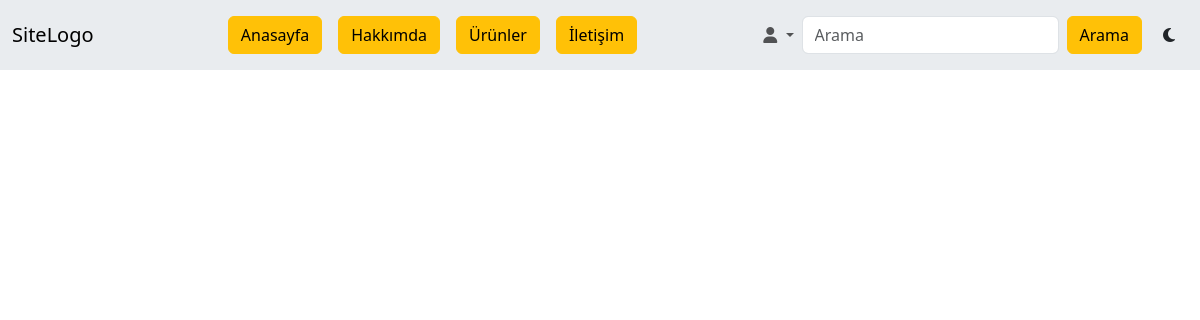
Before: /urunlerimiz with the older database file.
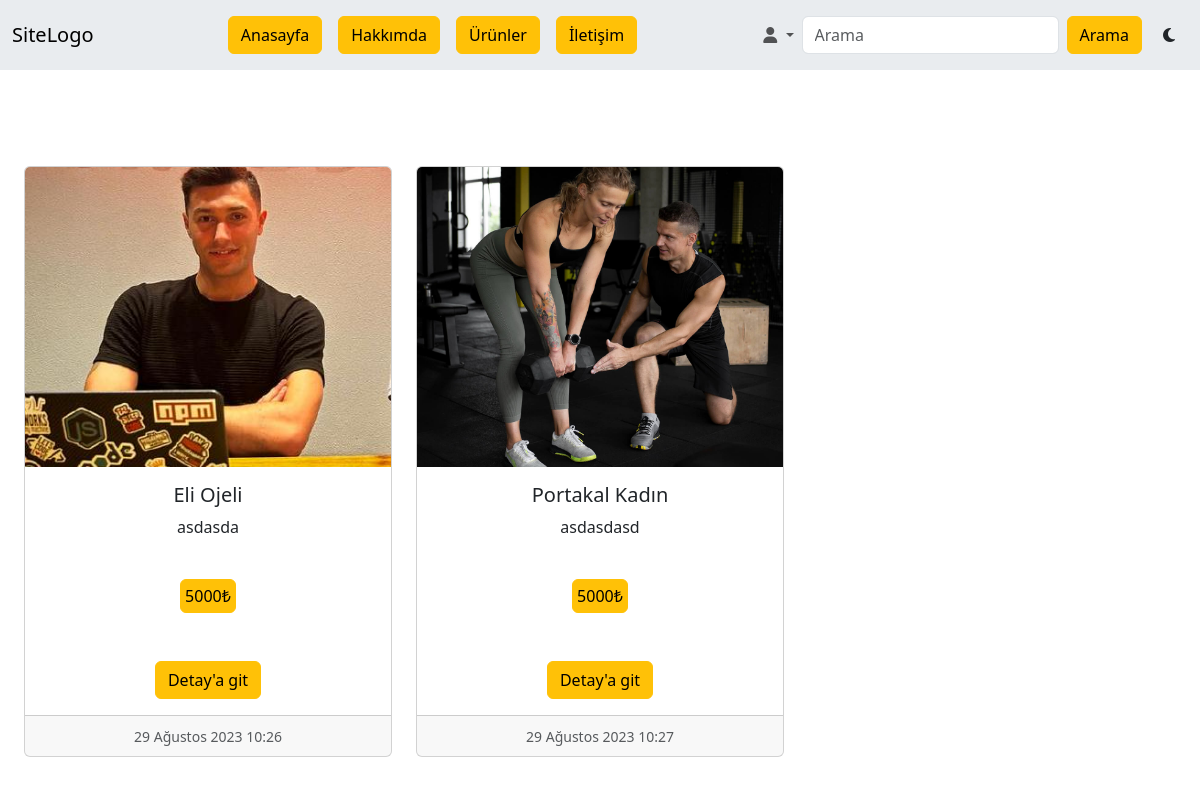
After: the same page with the newer database file.
### siteApp/models.py (models this page shows, shortened)
class Tasarim(models.Model):
    image = models.ImageField(("Resim Dosya"), upload_to="", height_field=None, width_field=None, max_length=None)
    fiyat = models.IntegerField(("Fiyat"), blank=True)
    sanatci = models.ForeignKey(User, verbose_name=("Sanatci"), on_delete=models.CASCADE)
    sanatEseriBaslik = models.CharField(("Sanat Eseri Başlığı"), max_length=500)
    sanatEseriAciklamasi = models.TextField(("Sanat Eseri İçeriği"), max_length=500)
    createdAt = models.DateTimeField(("Oluşturulma Tarihi"), auto_now=True)

### siteApp/views.py (the view)
# urls.py: path('urunlerimiz', urunler, name='urun'),
def urunler(request):
    context = {}
    urunler = Tasarim.objects.all()
    context['urunler'] = urunler
    return render(request, "urunler.html", context)

### siteApp/templates/urunler.html (shortened to what this page needs)
{% extends "base.html" %}
{% block site-icerik %}
<div class="row justify-content-center m-0">
        {% include "./Components/_arts.html" %}
</div>
{% endblock site-icerik %}

### siteApp/templates/base.html (shortened to what this page needs)
{% load static %}
<!DOCTYPE html>
<html lang="en">
<head>
    <link href="https://cdn.jsdelivr.net/npm/bootstrap@5.3.1/dist/css/bootstrap.min.css" rel="stylesheet"
>
    <link rel="stylesheet" href="https://cdnjs.cloudflare.com/ajax/libs/font-awesome/6.4.2/css/all.min.css"
 />
    <link rel="stylesheet" href="https://cdn.jsdelivr.net/npm/swiper@10/swiper-bundle.min.css" />
    <link rel="stylesheet" href="{% static '/css/style.css' %}">
</head>
<body id="body">
    {% include "./Components/_navbar.html" %}
    {% block site-icerik %}
    {% endblock site-icerik %}
</body>
</html>

### siteApp/templates/Components/_navbar.html (shortened to what this page needs)
<nav class="navbar navbar-expand-lg bg-body-secondary">
    <div class="container-fluid">
      <a class="navbar-brand" href="{% url 'home' %}">SiteLogo</a>
      <div class="collapse navbar-collapse" id="navbarSupportedContent">
        <ul class="navbar-nav m-auto me-0 mb-2 mb-lg-0">
          <li class="nav-item">
            <a class="nav-link" href="{% url 'home' %}"><button class="btn btn-warning">Anasayfa</button></a>
          </li>
          <li class="nav-item">
            <a class="nav-link" href="{% url 'hakkimda' %}"><button class="btn btn-warning">Hakkımda</button></a>
          </li>
          <li class="nav-item">
            <a class="nav-link" href="{% url 'urun' %}"><button class="btn btn-warning">Ürünler</button></a>
          </li>
          <li class="nav-item">
            <a class="nav-link" href="{% url 'iletisim' %}"><button class="btn btn-warning">İletişim</button></a>
          </li>
        </ul>
        <ul class="navbar-nav ms-auto mb-2 mb-lg-0">
            <li class="nav-item dropdown">
                <a class="nav-link dropdown-toggle" href="#" role="button" data-bs-toggle="dropdown" aria-expanded="false">
                    <i class="fa-solid fa-user"></i>
                </a>
              </li>
        </ul>
        <form class="d-flex" role="search" method="post">
          <input class="form-control me-2" type="search" placeholder="Arama" aria-label="Search" name="search">
          <button class="btn btn-warning" type="submit">Arama</button>
        </form>
        <div class="ms-lg-2">
            <button id="darklightbtn" class="btn"></button>
        </div>
      </div>
    </div>
  </nav>

### siteApp/templates/Components/_arts.html (shortened to what this page needs)
<div class="row justify-center mt-5">
    {% if searchUrunler is None %}
    {% for urun in urunler %}
    <div class="col-md-4">
        <div class="card mt-5">
            <img src={{urun.image}} class="card-img-top object-fit-cover" height="300px"  alt="...">
            <div class="card-body">
                <h5 class="card-title text-center">{{urun.sanatEseriBaslik}}</h5>
                <p style="overflow: hidden;" class="card-text text-center">{{urun.sanatEseriAciklamasi}}</p>
            </div>
            <div class="card-body text-center">
                <button class="btn btn-warning p-md-1 my-1 text-decoration-none mb-3 mt-2" role="button">
                    {{urun.fiyat}}₺
                </button>
            </div>
            <div class="card-body text-center">
                <button class="btn btn-warning"><a class="link-underline link-underline-opacity-0 link-body-emphasis" href="{% url 'urundetay' urun.id %}">Detay'a git</a></button>
            </div>
            <div class="card-footer text-center">
                <small class="text-body-secondary">{{urun.createdAt}}</small>
            </div>
        </div>
    </div>
    {% endfor %}
    {% endif %}
</div>

### siteApp/static/css/style.css (style rules this page uses)
* { margin: 0; padding: 0; box-sizing: border-box; }

Changed rows visible on the page:
added Tasarim: image (picture), sanatEseriBaslik "Eli Ojeli", sanatEseriAciklamasi "asdasda", fiyat "5000", createdAt "29 Ağustos 2023 10:26"
added Tasarim: image (picture), sanatEseriBaslik "Portakal Kadın", sanatEseriAciklamasi "asdasdasd", fiyat "5000", createdAt "29 Ağustos 2023 10:27"
